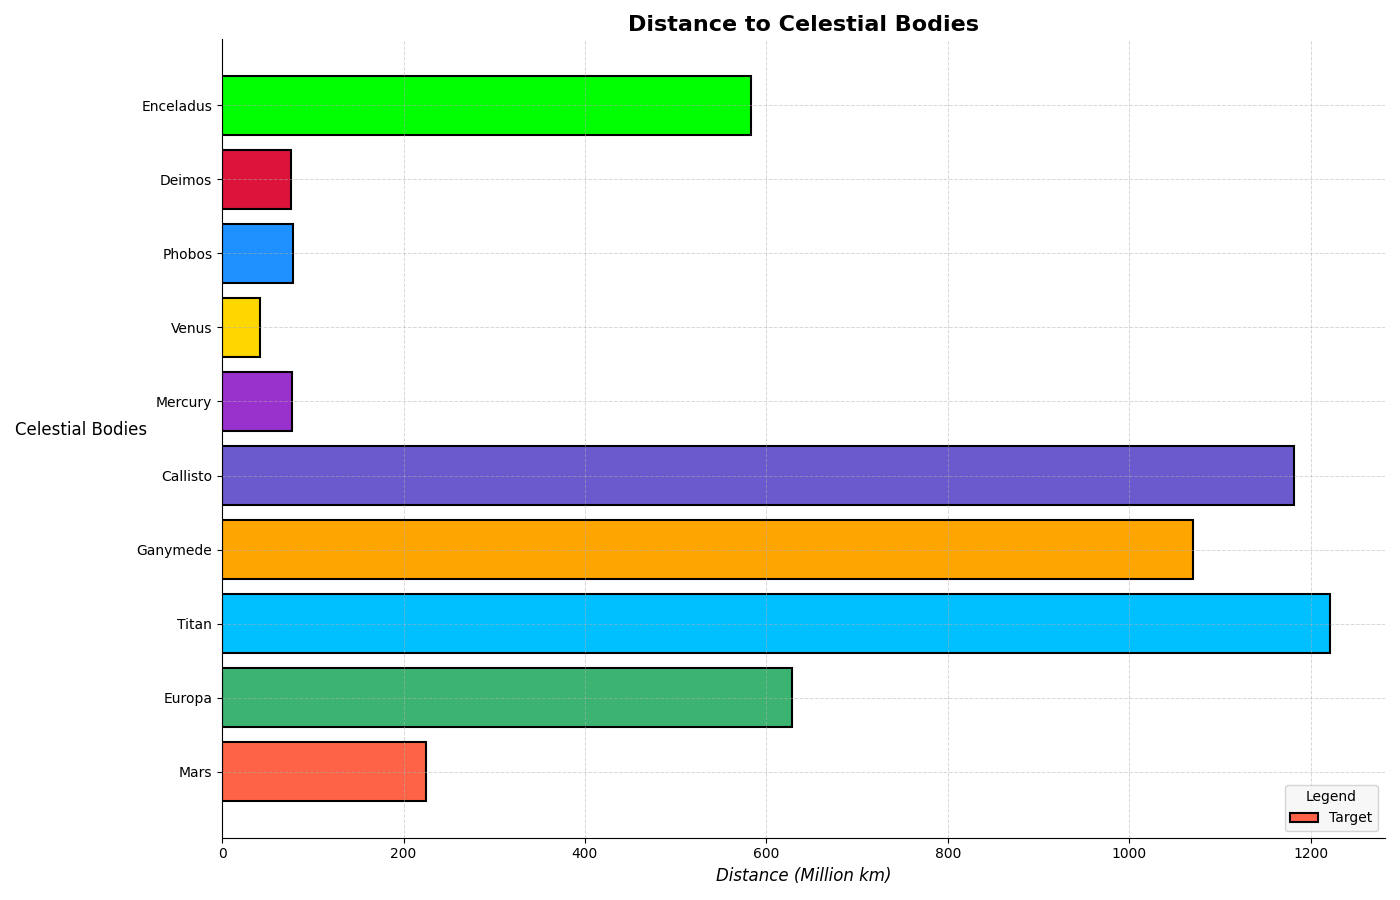

Source code (Python):
import matplotlib.pyplot as plt
import numpy as np

bodies = ['Mars', 'Europa', 'Titan', 'Ganymede', 'Callisto', 'Mercury', 'Venus', 'Phobos', 'Deimos', 'Enceladus']
distances = np.array([225, 628, 1221, 1070, 1182, 77, 42, 78, 76, 583])

# Randomly shuffled stylistic elements
markers = ['o', 'v', '^', '<', '>', 's', 'p', '*', 'h', 'H']
line_styles = ['-', '--', '-.', ':']
colors = ['tomato', 'mediumseagreen', 'deepskyblue', 'orange', 'slateblue', 'darkorchid', 'gold', 'dodgerblue', 'crimson', 'lime']

# In this case, using one unique marker, line style and color pattern
fig, ax = plt.subplots(figsize=(14, 9))
ax.barh(bodies, distances, color=colors, edgecolor='black', linestyle=line_styles[0], linewidth=1.5)

# Adding randomly styled grid and borders
ax.grid(True, which='major', linestyle=line_styles[1], linewidth=0.7, alpha=0.5)
ax.spines['top'].set_visible(False)
ax.spines['right'].set_visible(False)

ax.set_title('Distance to Celestial Bodies', fontsize=16, fontweight='bold')
ax.set_xlabel('Distance (Million km)', fontsize=12, fontstyle='italic')
ax.set_ylabel('Celestial Bodies', fontsize=12, rotation=0, labelpad=40)

# Adding randomized legend
legend_labels = ['Target' for _ in bodies]
ax.legend(legend_labels, loc='lower right', title='Legend', facecolor='whitesmoke')

plt.tight_layout()
plt.show()
